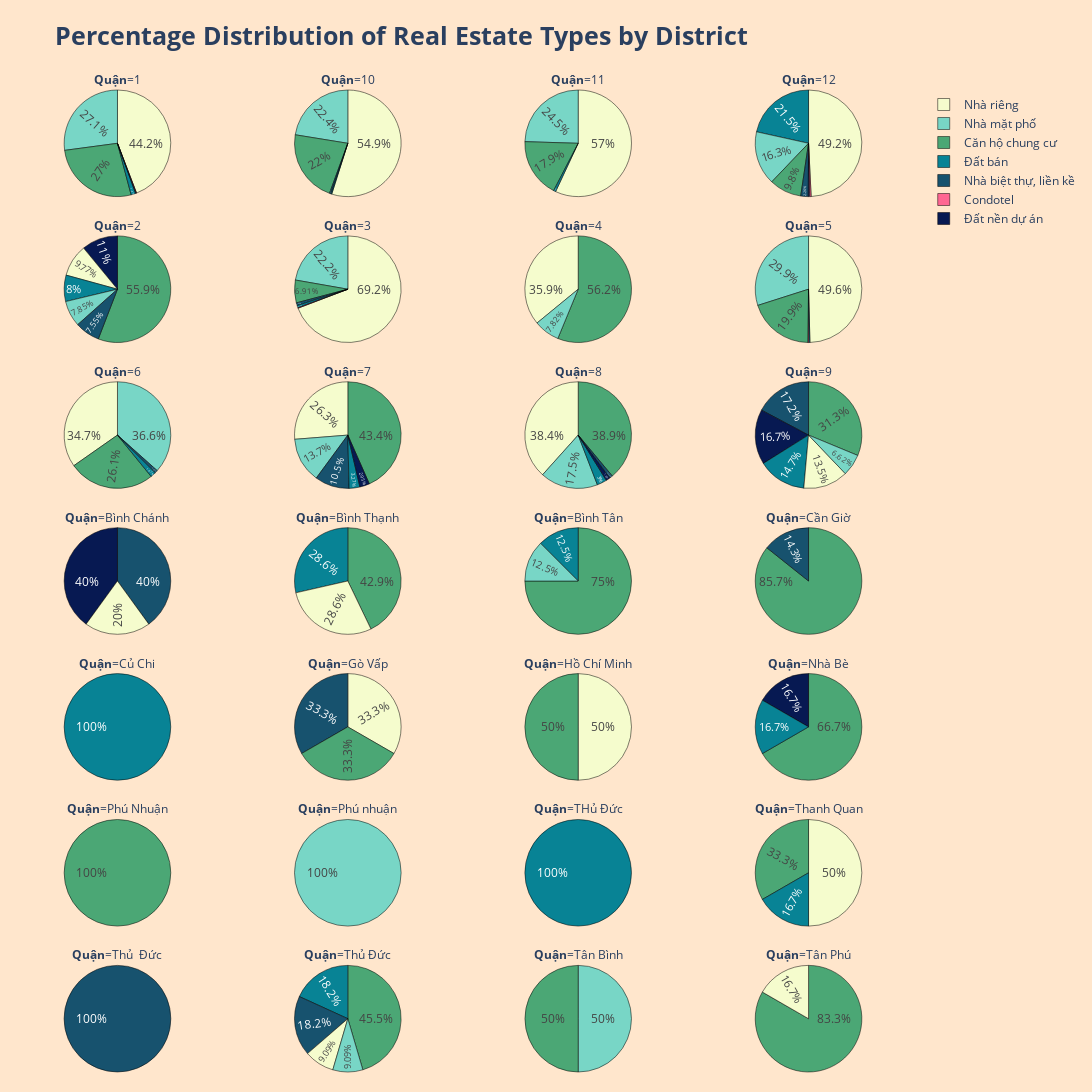

The code cell stored with this chart in its notebook:
### Markdown cell above
Bây giờ, đối với mỗi quận, chúng ta sẽ vẽ một biểu đồ tròn để hiển thị tỷ lệ phần trăm của từng loại hình bất động sản trong quận đó.

### Code cell
fig = px.pie(
            district_type_df,
            names ='Type',
            values = 'Percentage',
            color = 'Type',
            labels={ 'District': '<b>Quận</b>'},
            facet_col='District',
            facet_col_wrap = 4,
            facet_col_spacing=0.04,
            facet_row_spacing= 0.04, 
            color_discrete_map= {
                                'Nhà mặt phố': '#78D6C6',
                                'Nhà riêng' : '#F5FCCD',
                                'Căn hộ chung cư': '#4ba775',
                                'Nhà biệt thự, liền kề' : '#17526e',
                                'Đất bán': '#088395',
                                'Đất nền dự án': '#071952'
                                }
            )

fig.update_layout(
    width=1100, height=1500,
    margin=dict(l=20, r=20, t=90, b=20),
    paper_bgcolor='#ffe6cc',
    title='<b>Percentage Distribution of Real Estate Types by District</b>',
    title_font_size=25,
)
fig.update_traces(
    marker_line_color='black', marker_line_width=0.5, hovertemplate='<b>%{label}</b> has the percentage of <b>%{value}%</b>',textposition='inside', insidetextorientation='radial')

fig.show()

### Figure 1 — Plotly figure (JSON) as saved in the notebook; plotly's stock layout.template omitted (floating-point values rounded to 4 significant figures)
{"data": [{"customdata": [["Nhà riêng"], ["Nhà mặt phố"], ["Căn hộ chung cư"], ["Đất bán"], ["Nhà biệt thự, liền kề"], ["Condotel"]], "domain": {"x": [0, 0.22], "y": [0.8914, 1.0]}, "hovertemplate": "<b>%{label}</b> has the percentage of <b>%{value}%</b>", "insidetextorientation": "radial", "labels": ["Nhà riêng", "Nhà mặt phố", "Căn hộ chung cư", "Đất bán", "Nhà biệt thự, liền kề", "Condotel"], "legendgroup": "", "marker": {"colors": ["#F5FCCD", "#78D6C6", "#4ba775", "#088395", "#17526e", "#FF6692"], "line": {"color": "black", "width": 0.5}}, "name": "", "showlegend": true, "textposition": "inside", "type": "pie", "values": [44.17, 27.12, 27.02, 1.4, 0.2, 0.1]}, {"customdata": [["Nhà riêng"], ["Nhà mặt phố"], ["Căn hộ chung cư"], ["Nhà biệt thự, liền kề"], ["Đất bán"]], "domain": {"x": [0.26, 0.48], "y": [0.8914, 1.0]}, "hovertemplate": "<b>%{label}</b> has the percentage of <b>%{value}%</b>", "insidetextorientation": "radial", "labels": ["Nhà riêng", "Nhà mặt phố", "Căn hộ chung cư", "Nhà biệt thự, liền kề", "Đất bán"], "legendgroup": "", "marker": {"colors": ["#F5FCCD", "#78D6C6", "#4ba775", "#17526e", "#088395"], "line": {"color": "black", "width": 0.5}}, "name": "", "showlegend": true, "textposition": "inside", "type": "pie", "values": [54.88, 22.44, 21.98, 0.47, 0.23]}, {"customdata": [["Nhà riêng"], ["Nhà mặt phố"], ["Căn hộ chung cư"], ["Đất bán"]], "domain": {"x": [0.52, 0.74], "y": [0.8914, 1.0]}, "hovertemplate": "<b>%{label}</b> has the percentage of <b>%{value}%</b>", "insidetextorientation": "radial", "labels": ["Nhà riêng", "Nhà mặt phố", "Căn hộ chung cư", "Đất bán"], "legendgroup": "", "marker": {"colors": ["#F5FCCD", "#78D6C6", "#4ba775", "#088395"], "line": {"color": "black", "width": 0.5}}, "name": "", "showlegend": true, "textposition": "inside", "type": "pie", "values": [56.95, 24.5, 17.88, 0.66]}, {"customdata": [["Nhà riêng"], ["Đất bán"], ["Nhà mặt phố"], ["Căn hộ chung cư"], ["Nhà biệt thự, liền kề"], ["Đất nền dự án"], ["Condotel"]], "domain": {"x": [0.78, 1], "y": [0.8914, 1.0]}, "hovertemplate": "<b>%{label}</b> has the percentage of <b>%{value}%</b>", "insidetextorientation": "radial", "labels": ["Nhà riêng", "Đất bán", "Nhà mặt phố", "Căn hộ chung cư", "Nhà biệt thự, liền kề", "Đất nền dự án", "Condotel"], "legendgroup": "", "marker": {"colors": ["#F5FCCD", "#088395", "#78D6C6", "#4ba775", "#17526e", "#071952", "#FF6692"], "line": {"color": "black", "width": 0.5}}, "name": "", "showlegend": true, "textposition": "inside", "type": "pie", "values": [49.22, 21.54, 16.33, 9.8, 2.26, 0.47, 0.39]}, {"customdata": [["Căn hộ chung cư"], ["Đất nền dự án"], ["Nhà riêng"], ["Đất bán"], ["Nhà mặt phố"], ["Nhà biệt thự, liền kề"]], "domain": {"x": [0, 0.22], "y": [0.7429, 0.8514]}, "hovertemplate": "<b>%{label}</b> has the percentage of <b>%{value}%</b>", "insidetextorientation": "radial", "labels": ["Căn hộ chung cư", "Đất nền dự án", "Nhà riêng", "Đất bán", "Nhà mặt phố", "Nhà biệt thự, liền kề"], "legendgroup": "", "marker": {"colors": ["#4ba775", "#071952", "#F5FCCD", "#088395", "#78D6C6", "#17526e"], "line": {"color": "black", "width": 0.5}}, "name": "", "showlegend": true, "textposition": "inside", "type": "pie", "values": [55.86, 10.97, 9.77, 8, 7.85, 7.55]}, {"customdata": [["Nhà riêng"], ["Nhà mặt phố"], ["Căn hộ chung cư"], ["Nhà biệt thự, liền kề"], ["Đất bán"], ["Condotel"]], "domain": {"x": [0.26, 0.48], "y": [0.7429, 0.8514]}, "hovertemplate": "<b>%{label}</b> has the percentage of <b>%{value}%</b>", "insidetextorientation": "radial", "labels": ["Nhà riêng", "Nhà mặt phố", "Căn hộ chung cư", "Nhà biệt thự, liền kề", "Đất bán", "Condotel"], "legendgroup": "", "marker": {"colors": ["#F5FCCD", "#78D6C6", "#4ba775", "#17526e", "#088395", "#FF6692"], "line": {"color": "black", "width": 0.5}}, "name": "", "showlegend": true, "textposition": "inside", "type": "pie", "values": [69.2, 22.24, 6.91, 0.83, 0.69, 0.14]}, {"customdata": [["Căn hộ chung cư"], ["Nhà riêng"], ["Nhà mặt phố"]], "domain": {"x": [0.52, 0.74], "y": [0.7429, 0.8514]}, "hovertemplate": "<b>%{label}</b> has the percentage of <b>%{value}%</b>", "insidetextorientation": "radial", "labels": ["Căn hộ chung cư", "Nhà riêng", "Nhà mặt phố"], "legendgroup": "", "marker": {"colors": ["#4ba775", "#F5FCCD", "#78D6C6"], "line": {"color": "black", "width": 0.5}}, "name": "", "showlegend": true, "textposition": "inside", "type": "pie", "values": [56.23, 35.94, 7.82]}, {"customdata": [["Nhà riêng"], ["Nhà mặt phố"], ["Căn hộ chung cư"], ["Condotel"], ["Đất bán"]], "domain": {"x": [0.78, 1], "y": [0.7429, 0.8514]}, "hovertemplate": "<b>%{label}</b> has the percentage of <b>%{value}%</b>", "insidetextorientation": "radial", "labels": ["Nhà riêng", "Nhà mặt phố", "Căn hộ chung cư", "Condotel", "Đất bán"], "legendgroup": "", "marker": {"colors": ["#F5FCCD", "#78D6C6", "#4ba775", "#FF6692", "#088395"], "line": {"color": "black", "width": 0.5}}, "name": "", "showlegend": true, "textposition": "inside", "type": "pie", "values": [49.58, 29.92, 19.94, 0.28, 0.28]}, {"customdata": [["Nhà mặt phố"], ["Nhà riêng"], ["Căn hộ chung cư"], ["Đất bán"], ["Nhà biệt thự, liền kề"]], "domain": {"x": [0, 0.22], "y": [0.5943, 0.7029]}, "hovertemplate": "<b>%{label}</b> has the percentage of <b>%{value}%</b>", "insidetextorientation": "radial", "labels": ["Nhà mặt phố", "Nhà riêng", "Căn hộ chung cư", "Đất bán", "Nhà biệt thự, liền kề"], "legendgroup": "", "marker": {"colors": ["#78D6C6", "#F5FCCD", "#4ba775", "#088395", "#17526e"], "line": {"color": "black", "width": 0.5}}, "name": "", "showlegend": true, "textposition": "inside", "type": "pie", "values": [36.61, 34.73, 26.15, 1.67, 0.84]}, {"customdata": [["Căn hộ chung cư"], ["Nhà riêng"], ["Nhà mặt phố"], ["Nhà biệt thự, liền kề"], ["Đất bán"], ["Đất nền dự án"]], "domain": {"x": [0.26, 0.48], "y": [0.5943, 0.7029]}, "hovertemplate": "<b>%{label}</b> has the percentage of <b>%{value}%</b>", "insidetextorientation": "radial", "labels": ["Căn hộ chung cư", "Nhà riêng", "Nhà mặt phố", "Nhà biệt thự, liền kề", "Đất bán", "Đất nền dự án"], "legendgroup": "", "marker": {"colors": ["#4ba775", "#F5FCCD", "#78D6C6", "#17526e", "#088395", "#071952"], "line": {"color": "black", "width": 0.5}}, "name": "", "showlegend": true, "textposition": "inside", "type": "pie", "values": [43.39, 26.26, 13.66, 10.46, 3.27, 2.95]}, {"customdata": [["Căn hộ chung cư"], ["Nhà riêng"], ["Nhà mặt phố"], ["Đất bán"], ["Đất nền dự án"], ["Nhà biệt thự, liền kề"]], "domain": {"x": [0.52, 0.74], "y": [0.5943, 0.7029]}, "hovertemplate": "<b>%{label}</b> has the percentage of <b>%{value}%</b>", "insidetextorientation": "radial", "labels": ["Căn hộ chung cư", "Nhà riêng", "Nhà mặt phố", "Đất bán", "Đất nền dự án", "Nhà biệt thự, liền kề"], "legendgroup": "", "marker": {"colors": ["#4ba775", "#F5FCCD", "#78D6C6", "#088395", "#071952", "#17526e"], "line": {"color": "black", "width": 0.5}}, "name": "", "showlegend": true, "textposition": "inside", "type": "pie", "values": [38.94, 38.36, 17.51, 3, 1.27, 0.92]}, {"customdata": [["Căn hộ chung cư"], ["Nhà biệt thự, liền kề"], ["Đất nền dự án"], ["Đất bán"], ["Nhà riêng"], ["Nhà mặt phố"]], "domain": {"x": [0.78, 1], "y": [0.5943, 0.7029]}, "hovertemplate": "<b>%{label}</b> has the percentage of <b>%{value}%</b>", "insidetextorientation": "radial", "labels": ["Căn hộ chung cư", "Nhà biệt thự, liền kề", "Đất nền dự án", "Đất bán", "Nhà riêng", "Nhà mặt phố"], "legendgroup": "", "marker": {"colors": ["#4ba775", "#17526e", "#071952", "#088395", "#F5FCCD", "#78D6C6"], "line": {"color": "black", "width": 0.5}}, "name": "", "showlegend": true, "textposition": "inside", "type": "pie", "values": [31.25, 17.24, 16.67, 14.68, 13.54, 6.62]}, {"customdata": [["Nhà biệt thự, liền kề"], ["Đất nền dự án"], ["Nhà riêng"]], "domain": {"x": [0, 0.22], "y": [0.4457, 0.5543]}, "hovertemplate": "<b>%{label}</b> has the percentage of <b>%{value}%</b>", "insidetextorientation": "radial", "labels": ["Nhà biệt thự, liền kề", "Đất nền dự án", "Nhà riêng"], "legendgroup": "", "marker": {"colors": ["#17526e", "#071952", "#F5FCCD"], "line": {"color": "black", "width": 0.5}}, "name": "", "showlegend": true, "textposition": "inside", "type": "pie", "values": [40, 40, 20]}, {"customdata": [["Căn hộ chung cư"], ["Đất bán"], ["Nhà riêng"]], "domain": {"x": [0.26, 0.48], "y": [0.4457, 0.5543]}, "hovertemplate": "<b>%{label}</b> has the percentage of <b>%{value}%</b>", "insidetextorientation": "radial", "labels": ["Căn hộ chung cư", "Đất bán", "Nhà riêng"], "legendgroup": "", "marker": {"colors": ["#4ba775", "#088395", "#F5FCCD"], "line": {"color": "black", "width": 0.5}}, "name": "", "showlegend": true, "textposition": "inside", "type": "pie", "values": [42.86, 28.57, 28.57]}, {"customdata": [["Căn hộ chung cư"], ["Đất bán"], ["Nhà mặt phố"]], "domain": {"x": [0.52, 0.74], "y": [0.4457, 0.5543]}, "hovertemplate": "<b>%{label}</b> has the percentage of <b>%{value}%</b>", "insidetextorientation": "radial", "labels": ["Căn hộ chung cư", "Đất bán", "Nhà mặt phố"], "legendgroup": "", "marker": {"colors": ["#4ba775", "#088395", "#78D6C6"], "line": {"color": "black", "width": 0.5}}, "name": "", "showlegend": true, "textposition": "inside", "type": "pie", "values": [75, 12.5, 12.5]}, {"customdata": [["Căn hộ chung cư"], ["Nhà biệt thự, liền kề"]], "domain": {"x": [0.78, 1], "y": [0.4457, 0.5543]}, "hovertemplate": "<b>%{label}</b> has the percentage of <b>%{value}%</b>", "insidetextorientation": "radial", "labels": ["Căn hộ chung cư", "Nhà biệt thự, liền kề"], "legendgroup": "", "marker": {"colors": ["#4ba775", "#17526e"], "line": {"color": "black", "width": 0.5}}, "name": "", "showlegend": true, "textposition": "inside", "type": "pie", "values": [85.71, 14.29]}, {"customdata": [["Đất bán"]], "domain": {"x": [0, 0.22], "y": [0.2971, 0.4057]}, "hovertemplate": "<b>%{label}</b> has the percentage of <b>%{value}%</b>", "insidetextorientation": "radial", "labels": ["Đất bán"], "legendgroup": "", "marker": {"colors": ["#088395"], "line": {"color": "black", "width": 0.5}}, "name": "", "showlegend": true, "textposition": "inside", "type": "pie", "values": [100]}, {"customdata": [["Nhà riêng"], ["Nhà biệt thự, liền kề"], ["Căn hộ chung cư"]], "domain": {"x": [0.26, 0.48], "y": [0.2971, 0.4057]}, "hovertemplate": "<b>%{label}</b> has the percentage of <b>%{value}%</b>", "insidetextorientation": "radial", "labels": ["Nhà riêng", "Nhà biệt thự, liền kề", "Căn hộ chung cư"], "legendgroup": "", "marker": {"colors": ["#F5FCCD", "#17526e", "#4ba775"], "line": {"color": "black", "width": 0.5}}, "name": "", "showlegend": true, "textposition": "inside", "type": "pie", "values": [33.33, 33.33, 33.33]}, {"customdata": [["Nhà riêng"], ["Căn hộ chung cư"]], "domain": {"x": [0.52, 0.74], "y": [0.2971, 0.4057]}, "hovertemplate": "<b>%{label}</b> has the percentage of <b>%{value}%</b>", "insidetextorientation": "radial", "labels": ["Nhà riêng", "Căn hộ chung cư"], "legendgroup": "", "marker": {"colors": ["#F5FCCD", "#4ba775"], "line": {"color": "black", "width": 0.5}}, "name": "", "showlegend": true, "textposition": "inside", "type": "pie", "values": [50, 50]}, {"customdata": [["Căn hộ chung cư"], ["Đất nền dự án"], ["Đất bán"]], "domain": {"x": [0.78, 1], "y": [0.2971, 0.4057]}, "hovertemplate": "<b>%{label}</b> has the percentage of <b>%{value}%</b>", "insidetextorientation": "radial", "labels": ["Căn hộ chung cư", "Đất nền dự án", "Đất bán"], "legendgroup": "", "marker": {"colors": ["#4ba775", "#071952", "#088395"], "line": {"color": "black", "width": 0.5}}, "name": "", "showlegend": true, "textposition": "inside", "type": "pie", "values": [66.67, 16.67, 16.67]}, {"customdata": [["Căn hộ chung cư"]], "domain": {"x": [0, 0.22], "y": [0.1486, 0.2571]}, "hovertemplate": "<b>%{label}</b> has the percentage of <b>%{value}%</b>", "insidetextorientation": "radial", "labels": ["Căn hộ chung cư"], "legendgroup": "", "marker": {"colors": ["#4ba775"], "line": {"color": "black", "width": 0.5}}, "name": "", "showlegend": true, "textposition": "inside", "type": "pie", "values": [100]}, {"customdata": [["Nhà mặt phố"]], "domain": {"x": [0.26, 0.48], "y": [0.1486, 0.2571]}, "hovertemplate": "<b>%{label}</b> has the percentage of <b>%{value}%</b>", "insidetextorientation": "radial", "labels": ["Nhà mặt phố"], "legendgroup": "", "marker": {"colors": ["#78D6C6"], "line": {"color": "black", "width": 0.5}}, "name": "", "showlegend": true, "textposition": "inside", "type": "pie", "values": [100]}, {"customdata": [["Đất bán"]], "domain": {"x": [0.52, 0.74], "y": [0.1486, 0.2571]}, "hovertemplate": "<b>%{label}</b> has the percentage of <b>%{value}%</b>", "insidetextorientation": "radial", "labels": ["Đất bán"], "legendgroup": "", "marker": {"colors": ["#088395"], "line": {"color": "black", "width": 0.5}}, "name": "", "showlegend": true, "textposition": "inside", "type": "pie", "values": [100]}, {"customdata": [["Nhà riêng"], ["Căn hộ chung cư"], ["Đất bán"]], "domain": {"x": [0.78, 1], "y": [0.1486, 0.2571]}, "hovertemplate": "<b>%{label}</b> has the percentage of <b>%{value}%</b>", "insidetextorientation": "radial", "labels": ["Nhà riêng", "Căn hộ chung cư", "Đất bán"], "legendgroup": "", "marker": {"colors": ["#F5FCCD", "#4ba775", "#088395"], "line": {"color": "black", "width": 0.5}}, "name": "", "showlegend": true, "textposition": "inside", "type": "pie", "values": [50, 33.33, 16.67]}, {"customdata": [["Nhà biệt thự, liền kề"]], "domain": {"x": [0, 0.22], "y": [0, 0.1086]}, "hovertemplate": "<b>%{label}</b> has the percentage of <b>%{value}%</b>", "insidetextorientation": "radial", "labels": ["Nhà biệt thự, liền kề"], "legendgroup": "", "marker": {"colors": ["#17526e"], "line": {"color": "black", "width": 0.5}}, "name": "", "showlegend": true, "textposition": "inside", "type": "pie", "values": [100]}, {"customdata": [["Căn hộ chung cư"], ["Đất bán"], ["Nhà biệt thự, liền kề"], ["Nhà riêng"], ["Nhà mặt phố"]], "domain": {"x": [0.26, 0.48], "y": [0, 0.1086]}, "hovertemplate": "<b>%{label}</b> has the percentage of <b>%{value}%</b>", "insidetextorientation": "radial", "labels": ["Căn hộ chung cư", "Đất bán", "Nhà biệt thự, liền kề", "Nhà riêng", "Nhà mặt phố"], "legendgroup": "", "marker": {"colors": ["#4ba775", "#088395", "#17526e", "#F5FCCD", "#78D6C6"], "line": {"color": "black", "width": 0.5}}, "name": "", "showlegend": true, "textposition": "inside", "type": "pie", "values": [45.45, 18.18, 18.18, 9.09, 9.09]}, {"customdata": [["Nhà mặt phố"], ["Căn hộ chung cư"]], "domain": {"x": [0.52, 0.74], "y": [0, 0.1086]}, "hovertemplate": "<b>%{label}</b> has the percentage of <b>%{value}%</b>", "insidetextorientation": "radial", "labels": ["Nhà mặt phố", "Căn hộ chung cư"], "legendgroup": "", "marker": {"colors": ["#78D6C6", "#4ba775"], "line": {"color": "black", "width": 0.5}}, "name": "", "showlegend": true, "textposition": "inside", "type": "pie", "values": [50, 50]}, {"customdata": [["Căn hộ chung cư"], ["Nhà riêng"]], "domain": {"x": [0.78, 1], "y": [0, 0.1086]}, "hovertemplate": "<b>%{label}</b> has the percentage of <b>%{value}%</b>", "insidetextorientation": "radial", "labels": ["Căn hộ chung cư", "Nhà riêng"], "legendgroup": "", "marker": {"colors": ["#4ba775", "#F5FCCD"], "line": {"color": "black", "width": 0.5}}, "name": "", "showlegend": true, "textposition": "inside", "type": "pie", "values": [83.33, 16.67]}], "layout": {"annotations": [{"font": {}, "showarrow": false, "text": "<b>Quận</b>=Thủ  Đức", "x": 0.11, "xanchor": "center", "xref": "paper", "y": 0.1086, "yanchor": "bottom", "yref": "paper"}, {"font": {}, "showarrow": false, "text": "<b>Quận</b>=Thủ Đức", "x": 0.37, "xanchor": "center", "xref": "paper", "y": 0.1086, "yanchor": "bottom", "yref": "paper"}, {"font": {}, "showarrow": false, "text": "<b>Quận</b>=Tân Bình", "x": 0.63, "xanchor": "center", "xref": "paper", "y": 0.1086, "yanchor": "bottom", "yref": "paper"}, {"font": {}, "showarrow": false, "text": "<b>Quận</b>=Tân Phú", "x": 0.89, "xanchor": "center", "xref": "paper", "y": 0.1086, "yanchor": "bottom", "yref": "paper"}, {"font": {}, "showarrow": false, "text": "<b>Quận</b>=Phú Nhuận", "x": 0.11, "xanchor": "center", "xref": "paper", "y": 0.2571, "yanchor": "bottom", "yref": "paper"}, {"font": {}, "showarrow": false, "text": "<b>Quận</b>=Phú nhuận", "x": 0.37, "xanchor": "center", "xref": "paper", "y": 0.2571, "yanchor": "bottom", "yref": "paper"}, {"font": {}, "showarrow": false, "text": "<b>Quận</b>=THủ Đức", "x": 0.63, "xanchor": "center", "xref": "paper", "y": 0.2571, "yanchor": "bottom", "yref": "paper"}, {"font": {}, "showarrow": false, "text": "<b>Quận</b>=Thanh Quan", "x": 0.89, "xanchor": "center", "xref": "paper", "y": 0.2571, "yanchor": "bottom", "yref": "paper"}, {"font": {}, "showarrow": false, "text": "<b>Quận</b>=Củ Chi", "x": 0.11, "xanchor": "center", "xref": "paper", "y": 0.4057, "yanchor": "bottom", "yref": "paper"}, {"font": {}, "showarrow": false, "text": "<b>Quận</b>=Gò Vấp", "x": 0.37, "xanchor": "center", "xref": "paper", "y": 0.4057, "yanchor": "bottom", "yref": "paper"}, {"font": {}, "showarrow": false, "text": "<b>Quận</b>=Hồ Chí Minh", "x": 0.63, "xanchor": "center", "xref": "paper", "y": 0.4057, "yanchor": "bottom", "yref": "paper"}, {"font": {}, "showarrow": false, "text": "<b>Quận</b>=Nhà Bè", "x": 0.89, "xanchor": "center", "xref": "paper", "y": 0.4057, "yanchor": "bottom", "yref": "paper"}, {"font": {}, "showarrow": false, "text": "<b>Quận</b>=Bình Chánh", "x": 0.11, "xanchor": "center", "xref": "paper", "y": 0.5543, "yanchor": "bottom", "yref": "paper"}, {"font": {}, "showarrow": false, "text": "<b>Quận</b>=Bình Thạnh", "x": 0.37, "xanchor": "center", "xref": "paper", "y": 0.5543, "yanchor": "bottom", "yref": "paper"}, {"font": {}, "showarrow": false, "text": "<b>Quận</b>=Bình Tân", "x": 0.63, "xanchor": "center", "xref": "paper", "y": 0.5543, "yanchor": "bottom", "yref": "paper"}, {"font": {}, "showarrow": false, "text": "<b>Quận</b>=Cần Giờ", "x": 0.89, "xanchor": "center", "xref": "paper", "y": 0.5543, "yanchor": "bottom", "yref": "paper"}, {"font": {}, "showarrow": false, "text": "<b>Quận</b>=6", "x": 0.11, "xanchor": "center", "xref": "paper", "y": 0.7029, "yanchor": "bottom", "yref": "paper"}, {"font": {}, "showarrow": false, "text": "<b>Quận</b>=7", "x": 0.37, "xanchor": "center", "xref": "paper", "y": 0.7029, "yanchor": "bottom", "yref": "paper"}, {"font": {}, "showarrow": false, "text": "<b>Quận</b>=8", "x": 0.63, "xanchor": "center", "xref": "paper", "y": 0.7029, "yanchor": "bottom", "yref": "paper"}, {"font": {}, "showarrow": false, "text": "<b>Quận</b>=9", "x": 0.89, "xanchor": "center", "xref": "paper", "y": 0.7029, "yanchor": "bottom", "yref": "paper"}, {"font": {}, "showarrow": false, "text": "<b>Quận</b>=2", "x": 0.11, "xanchor": "center", "xref": "paper", "y": 0.8514, "yanchor": "bottom", "yref": "paper"}, {"font": {}, "showarrow": false, "text": "<b>Quận</b>=3", "x": 0.37, "xanchor": "center", "xref": "paper", "y": 0.8514, "yanchor": "bottom", "yref": "paper"}, {"font": {}, "showarrow": false, "text": "<b>Quận</b>=4", "x": 0.63, "xanchor": "center", "xref": "paper", "y": 0.8514, "yanchor": "bottom", "yref": "paper"}, {"font": {}, "showarrow": false, "text": "<b>Quận</b>=5", "x": 0.89, "xanchor": "center", "xref": "paper", "y": 0.8514, "yanchor": "bottom", "yref": "paper"}, {"font": {}, "showarrow": false, "text": "<b>Quận</b>=1", "x": 0.11, "xanchor": "center", "xref": "paper", "y": 1.0, "yanchor": "bottom", "yref": "paper"}, {"font": {}, "showarrow": false, "text": "<b>Quận</b>=10", "x": 0.37, "xanchor": "center", "xref": "paper", "y": 1.0, "yanchor": "bottom", "yref": "paper"}, {"font": {}, "showarrow": false, "text": "<b>Quận</b>=11", "x": 0.63, "xanchor": "center", "xref": "paper", "y": 1.0, "yanchor": "bottom", "yref": "paper"}, {"font": {}, "showarrow": false, "text": "<b>Quận</b>=12", "x": 0.89, "xanchor": "center", "xref": "paper", "y": 1.0, "yanchor": "bottom", "yref": "paper"}], "height": 1500, "legend": {"tracegroupgap": 0}, "margin": {"b": 20, "l": 20, "r": 20, "t": 90}, "paper_bgcolor": "#ffe6cc", "title": {"font": {"size": 25}, "text": "<b>Percentage Distribution of Real Estate Types by District</b>"}, "width": 1100}}
